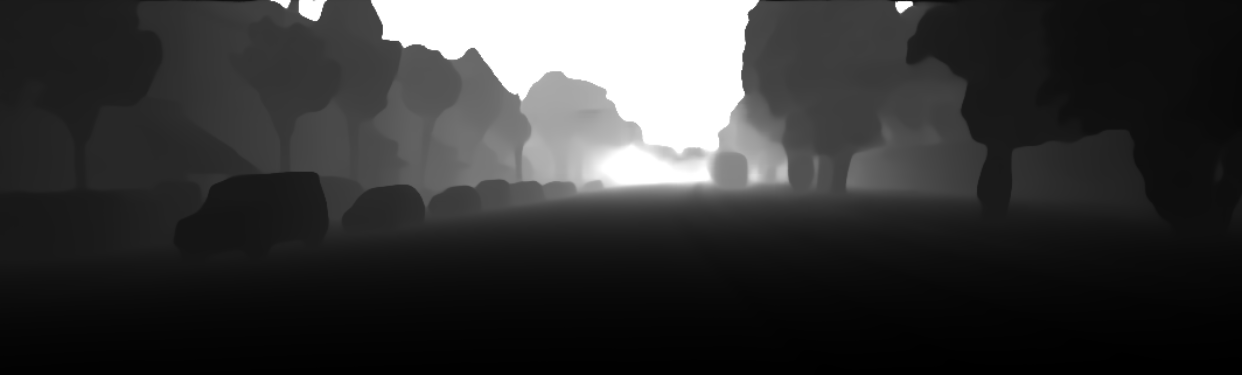
#> input picture images/1057.png, 1242 x 375 px; its folder holds only this picture in this run
$ python -i weather_aug_utils.py   (imports and definitions only)
#> lines starting #> are read from the running program, lines starting #| are printed output that depends on the picture
#> further down, picture is the input picture: shape (375, 1242, 3); min 0, max 255, mean 53.6
# import glob
import cv2 as cv2
import numpy as np

# import matplotlib.pyplot as plt
import random
import math


###################### HLS #############################


# [152 lines left out: functions hls, hue, lightness, saturation, hsv, value and 5 more, not called in this run]


err_not_np_img = "not a numpy array or list of numpy array"
err_img_arr_empty = "Image array is empty"
err_row_zero = "No. of rows can't be <=0"
err_column_zero = "No. of columns can't be <=0"
err_invalid_size = "Not a valid size tuple (x,y)"
err_caption_array_count = "Caption array length doesn't matches the image array length"


def is_numpy_array(x):
    return isinstance(x, np.ndarray)


def is_tuple(x):
    return type(x) is tuple


def is_list(x):
    return type(x) is list


def is_numeric(x):
    return type(x) is int


# [5 lines left out: function is_numeric_list_or_tuple, not called in this run]


err_brightness_coeff = "brightness coeff can only be between 0.0 to 1.0"
err_darkness_coeff = "darkness coeff can only be between 0.0 to 1.0"


# [95 lines left out: functions change_light, verify_image, brighten, darken, random_brightness, not called in this run]


err_shadow_count = "only 1-10 shadows can be introduced in an image"
err_invalid_rectangular_roi = "Rectangular ROI dimensions are not valid"
err_shadow_dimension = "polygons with dim<3 dont exist and >10 take time to plot"


# [87 lines left out: functions generate_shadow_coordinates, shadow_process, add_shadow, not called in this run]


err_snow_coeff = "Snow coeff can only be between 0 and 1"


# [37 lines left out: functions snow_process, add_snow, not called in this run]


err_rain_slant = "Numeric value between -20 and 20 is allowed"
err_rain_width = "Width value between 1 and 5 is allowed"
err_rain_length = "Length value between 0 and 100 is allowed"


# [98 lines left out: functions generate_random_lines, rain_process, add_rain, not called in this run]


err_fog_coeff = "Fog coeff can only be between 0 and 1"


# [145 lines left out: functions add_blur, generate_random_blur_coordinates, add_fog, generate_gravel_patch, gravel_process, add_gravel, not called in this run]


err_flare_circle_count = "Numeric value between 0 and 20 is allowed"


# [113 lines left out: functions flare_source, add_sun_flare_line, add_sun_process, add_sun_flare, not called in this run]


err_speed_coeff = "Speed coeff can only be between 0 and 1"


# [137 lines left out: functions apply_motion_blur, add_speed, autumn_process, add_autumn, fliph, flipv and 2 more, not called in this run]


err_invalid_center_manhole = "center should be in the format (x,y)"
err_invalid_height_width_manhole = "height and width should be positive integers."


# [44 lines left out: function add_manhole, not called in this run]


def exposure_process(image):
    image = np.copy(image)
    img_yuv = cv2.cvtColor(image, cv2.COLOR_BGR2YUV)
#> img_yuv: shape (375, 1242, 3); mean of channels 0, 1, 2 53.6, 128, 128
    clahe = cv2.createCLAHE(clipLimit=2.0, tileGridSize=(4, 4))
    ones = np.ones(img_yuv[:, :, 0].shape)
    ones[img_yuv[:, :, 0] > 150] = 0.85
    img_yuv[:, :, 0] = img_yuv[:, :, 0] * ones
#> img_yuv: shape (375, 1242, 3); mean of channels 0, 1, 2 49.7, 128, 128

    img_yuv[:, :, 0] = clahe.apply(img_yuv[:, :, 0])
#> img_yuv: shape (375, 1242, 3); mean of channels 0, 1, 2 64.9, 128, 128
    img_yuv[:, :, 0] = cv2.equalizeHist(img_yuv[:, :, 0])
#> img_yuv: shape (375, 1242, 3); mean of channels 0, 1, 2 127.4, 128, 128
    img_yuv[:, :, 0] = clahe.apply(img_yuv[:, :, 0])
#> img_yuv: shape (375, 1242, 3); mean of channels 0, 1, 2 117.8, 128, 128

    image_res = cv2.cvtColor(img_yuv, cv2.COLOR_YUV2BGR)
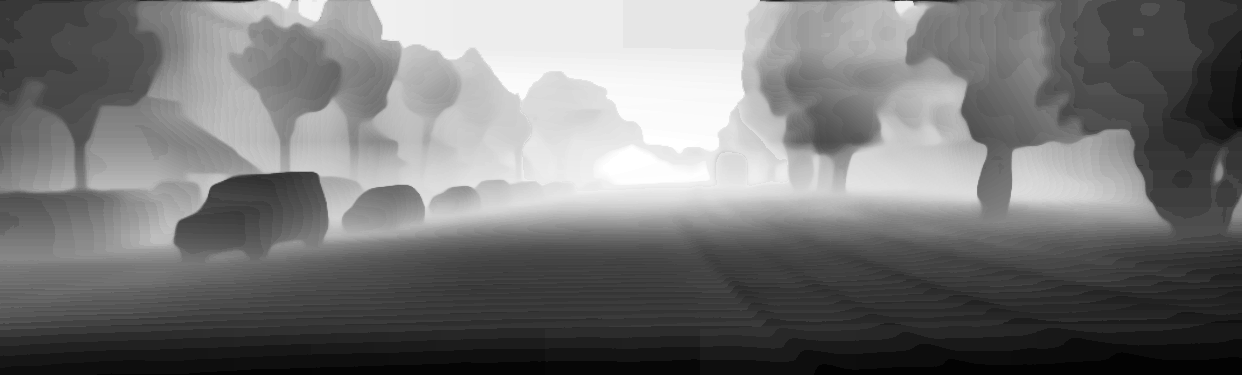
#> image_res: shape (375, 1242, 3); min 3, max 255, mean 117.8
    image_res = cv2.fastNlMeansDenoisingColored(image_res, None, 3, 3, 7, 21)
    return image_res


# [10 lines left out: function correct_exposure, not called in this run]


err_aug_type = "wrong augmentation function is defined"
err_aug_list_type = "aug_types should be a list of string function names"
err_aug_volume = 'volume type can only be "same" or "expand"'


# [50 lines left out: function augment_random, not called in this run]

>>> import cv2
>>> picture = cv2.imread('../../../images/1057.png')
>>> result = exposure_process(picture)
